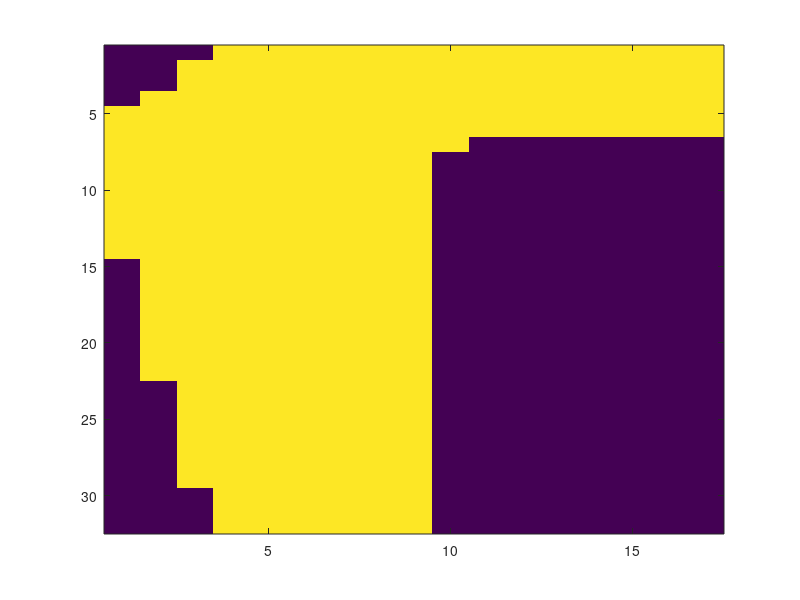

Source code (MATLAB): (Note: this script raises an error after producing the figure.)
clear all
close all
clc 

% Numero di stati 
S = 17*32;

% Matrice della pista
track = zeros(32,17);

for s = 5:14
    track(s) = 1;
end

for s = 36:54
    track(s) = 1;
end

for s = 66:93
    track(s) = 1;
end

for s = 97:295
    track(s) = 1;
end

%Usando i seguenti indici si considerano le coordinate dello stato i-esimo
for j = 11:17
    for i = 1:6
        track(i,j) = 1;
    end
end

% Visualizzazione della pista
imagesc(track);
colormap("parula");
axis equal;
title('Race Track');
xlabel('Track Width');
ylabel('Track Length');

%Inizializzazione degli stati di partenza e degli stati di arrivo
initialState = [128; 160; 192; 224; 256; 288];
finalState = [513; 514; 515; 516; 517; 518];

save raceTrack.mat  S track initialState finalState

